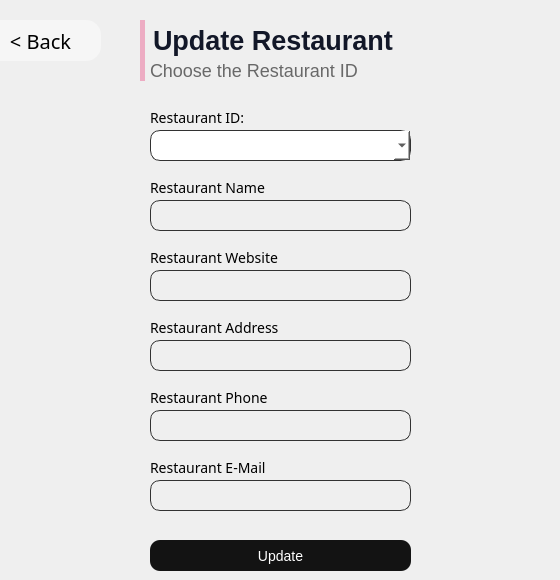
      <widget class="QWidget" name="page_18">
       <widget class="QLineEdit" name="rest_adr_3">
        <property name="geometry">
         <rect>
          <x>150</x>
          <y>340</y>
          <width>261</width>
          <height>31</height>
         </rect>
        </property>
        <property name="styleSheet">
         <string notr="true">background-color: white; border-radius: 10px; 
background:rgba(0,0,0,0);
border: 1px solid rgb(50,50,50);</string>
        </property>
        <property name="text">
         <string/>
        </property>
       </widget>
       <widget class="QLineEdit" name="rest_email_3">
        <property name="geometry">
         <rect>
          <x>150</x>
          <y>480</y>
          <width>261</width>
          <height>31</height>
         </rect>
        </property>
        <property name="styleSheet">
         <string notr="true">background-color: white; border-radius: 10px; 
background:rgba(0,0,0,0);
border: 1px solid rgb(50,50,50);</string>
        </property>
        <property name="text">
         <string/>
        </property>
       </widget>
       <widget class="QLineEdit" name="rest_web_3">
        <property name="geometry">
         <rect>
          <x>150</x>
          <y>270</y>
          <width>261</width>
          <height>31</height>
         </rect>
        </property>
        <property name="styleSheet">
         <string notr="true">background-color: white; border-radius: 10px; 
background:rgba(0,0,0,0);
border: 1px solid rgb(50,50,50);</string>
        </property>
        <property name="text">
         <string/>
        </property>
       </widget>
       <widget class="QLabel" name="label_123">
        <property name="geometry">
         <rect>
          <x>150</x>
          <y>390</y>
          <width>141</width>
          <height>16</height>
         </rect>
        </property>
        <property name="styleSheet">
         <string notr="true">text-decoration:none;
font-family:Poppins;
font-weight:400;
font-size:14px;</string>
        </property>
        <property name="text">
         <string>Restaurant Phone</string>
        </property>
       </widget>
       <widget class="QPushButton" name="update_res">
        <property name="geometry">
         <rect>
          <x>150</x>
          <y>540</y>
          <width>261</width>
          <height>31</height>
         </rect>
        </property>
        <property name="cursor">
         <cursorShape>PointingHandCursor</cursorShape>
        </property>
        <property name="styleSheet">
         <string notr="true">QPushButton{
border-radius: 10px; 
font-family: 'Poppins';
font-style: normal;
font-weight: 400;
font-size: 14px;
background:rgb(19,19,19);
color:white;
}
QPushButton:hover{
background:rgb(129, 129, 129);
}

</string>
        </property>
        <property name="text">
         <string>Update</string>
        </property>
       </widget>
       <widget class="QPushButton" name="back1_btn_8">
        <property name="geometry">
         <rect>
          <x>-20</x>
          <y>20</y>
          <width>121</width>
          <height>41</height>
         </rect>
        </property>
        <property name="font">
         <font>
          <family>Poppins</family>
          <pointsize>15</pointsize>
          <weight>34</weight>
          <italic>false</italic>
          <bold>false</bold>
         </font>
        </property>
        <property name="cursor">
         <cursorShape>PointingHandCursor</cursorShape>
        </property>
        <property name="styleSheet">
         <string notr="true">QPushButton{
background-color:rgb(246, 246, 246);
border:0;
color:black;
	font: 75 15pt &quot;Poppins&quot;;
font-weight:275;
border-radius:15px;
}</string>
        </property>
        <property name="text">
         <string>&lt; Back</string>
        </property>
       </widget>
       <widget class="QLabel" name="label_122">
        <property name="geometry">
         <rect>
          <x>150</x>
          <y>460</y>
          <width>141</width>
          <height>16</height>
         </rect>
        </property>
        <property name="styleSheet">
         <string notr="true">text-decoration:none;
font-family:Poppins;
font-weight:400;
font-size:14px;</string>
        </property>
        <property name="text">
         <string>Restaurant E-Mail</string>
        </property>
       </widget>
       <widget class="QComboBox" name="comboBox_7">
        <property name="geometry">
         <rect>
          <x>150</x>
          <y>130</y>
          <width>261</width>
          <height>31</height>
         </rect>
        </property>
        <property name="styleSheet">
         <string notr="true">background-color: white; border-radius: 10px; 

border: 1px solid rgb(50,50,50);</string>
        </property>
       </widget>
       <widget class="QLabel" name="label_124">
        <property name="geometry">
         <rect>
          <x>150</x>
          <y>180</y>
          <width>131</width>
          <height>16</height>
         </rect>
        </property>
        <property name="styleSheet">
         <string notr="true">text-decoration:none;
font-family:Poppins;
font-weight:400;
font-size:14px;</string>
        </property>
        <property name="text">
         <string>Restaurant Name</string>
        </property>
       </widget>
       <widget class="QLabel" name="label_114">
        <property name="geometry">
         <rect>
          <x>150</x>
          <y>110</y>
          <width>121</width>
          <height>16</height>
         </rect>
        </property>
        <property name="styleSheet">
         <string notr="true">font-family:Poppins;
font-weight:400;
font-size:14px;</string>
        </property>
        <property name="text">
         <string>Restaurant ID:</string>
        </property>
       </widget>
       <widget class="QLabel" name="label_125">
        <property name="geometry">
         <rect>
          <x>150</x>
          <y>250</y>
          <width>141</width>
          <height>16</height>
         </rect>
        </property>
        <property name="styleSheet">
         <string notr="true">text-decoration:none;
font-family:Poppins;
font-weight:400;
font-size:14px;</string>
        </property>
        <property name="text">
         <string>Restaurant Website</string>
        </property>
       </widget>
       <widget class="QLabel" name="label_126">
        <property name="geometry">
         <rect>
          <x>150</x>
          <y>320</y>
          <width>141</width>
          <height>16</height>
         </rect>
        </property>
        <property name="styleSheet">
         <string notr="true">text-decoration:none;
font-family:Poppins;
font-weight:400;
font-size:14px;</string>
        </property>
        <property name="text">
         <string>Restaurant Address</string>
        </property>
       </widget>
       <widget class="QLabel" name="label_115">
        <property name="geometry">
         <rect>
          <x>140</x>
          <y>60</y>
          <width>411</width>
          <height>21</height>
         </rect>
        </property>
        <property name="styleSheet">
         <string notr="true">font-family: 'Poppins';
font-style: normal;
background:rgba(0,0,0,0);
font-weight: 275;
font-size: 18px;
color: rgb(104,104,104);
border-left: 5px solid rgb(237,172,195);
padding-left: 1px;

</string>
        </property>
        <property name="text">
         <string>Choose the Restaurant ID</string>
        </property>
       </widget>
       <widget class="QLabel" name="label_116">
        <property name="geometry">
         <rect>
          <x>140</x>
          <y>20</y>
          <width>371</width>
          <height>41</height>
         </rect>
        </property>
        <property name="styleSheet">
         <string notr="true">font-family: 'Poppins';
font-style: normal;
background:rgba(0,0,0,0);
font-weight: 600;
font-size: 27px;
color: rgb(18,23,40);
border-left: 5px solid rgb(237,172,195);
padding-left: 1px;

</string>
        </property>
        <property name="text">
         <string>Update Restaurant</string>
        </property>
       </widget>
       <widget class="QLineEdit" name="rest_tel_3">
        <property name="geometry">
         <rect>
          <x>150</x>
          <y>410</y>
          <width>261</width>
          <height>31</height>
         </rect>
        </property>
        <property name="styleSheet">
         <string notr="true">background-color: white; border-radius: 10px; 
background:rgba(0,0,0,0);
border: 1px solid rgb(50,50,50);</string>
        </property>
        <property name="text">
         <string/>
        </property>
       </widget>
       <widget class="QLineEdit" name="rest_nom_3">
        <property name="geometry">
         <rect>
          <x>150</x>
          <y>200</y>
          <width>261</width>
          <height>31</height>
         </rect>
        </property>
        <property name="styleSheet">
         <string notr="true">background-color: white; border-radius: 10px; 
background:rgba(0,0,0,0);
border: 1px solid rgb(50,50,50);</string>
        </property>
        <property name="text">
         <string/>
        </property>
       </widget>
      </widget>
